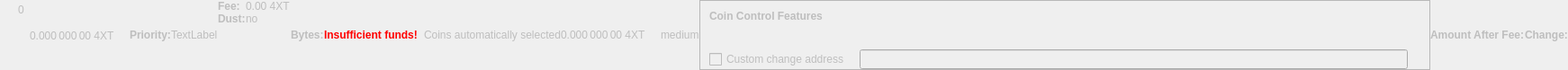
    <widget class="QWidget" name="dummyHideWidget" native="true">
     <property name="enabled">
      <bool>false</bool>
     </property>
     <property name="maximumSize">
      <size>
       <width>100</width>
       <height>22</height>
      </size>
     </property>
     <layout class="QHBoxLayout" name="dummyHideLayout">
      <property name="spacing">
       <number>0</number>
      </property>
      <property name="leftMargin">
       <number>0</number>
      </property>
      <property name="topMargin">
       <number>0</number>
      </property>
      <property name="rightMargin">
       <number>0</number>
      </property>
      <property name="bottomMargin">
       <number>0</number>
      </property>
      <item>
       <layout class="QFormLayout" name="formLayoutCoinControl1">
        <property name="horizontalSpacing">
         <number>10</number>
        </property>
        <property name="verticalSpacing">
         <number>14</number>
        </property>
        <property name="leftMargin">
         <number>10</number>
        </property>
        <property name="topMargin">
         <number>4</number>
        </property>
        <property name="rightMargin">
         <number>6</number>
        </property>
        <item row="0" column="1">
         <widget class="QLabel" name="labelCoinControlBytes">
          <property name="cursor">
           <cursorShape>IBeamCursor</cursorShape>
          </property>
          <property name="contextMenuPolicy">
           <enum>Qt::ActionsContextMenu</enum>
          </property>
          <property name="text">
           <string notr="true">0</string>
          </property>
          <property name="textInteractionFlags">
           <set>Qt::LinksAccessibleByMouse|Qt::TextSelectableByKeyboard|Qt::TextSelectableByMouse</set>
          </property>
         </widget>
        </item>
       </layout>
      </item>
      <item>
       <widget class="QLabel" name="labelCoinControlAfterFee">
        <property name="enabled">
         <bool>false</bool>
        </property>
        <property name="sizePolicy">
         <sizepolicy hsizetype="Fixed" vsizetype="Fixed">
          <horstretch>0</horstretch>
          <verstretch>0</verstretch>
         </sizepolicy>
        </property>
        <property name="minimumSize">
         <size>
          <width>111</width>
          <height>12</height>
         </size>
        </property>
        <property name="maximumSize">
         <size>
          <width>111</width>
          <height>12</height>
         </size>
        </property>
        <property name="cursor">
         <cursorShape>IBeamCursor</cursorShape>
        </property>
        <property name="contextMenuPolicy">
         <enum>Qt::ActionsContextMenu</enum>
        </property>
        <property name="text">
         <string notr="true">0.000 000 00 4XT</string>
        </property>
        <property name="textInteractionFlags">
         <set>Qt::LinksAccessibleByMouse|Qt::TextSelectableByKeyboard|Qt::TextSelectableByMouse</set>
        </property>
       </widget>
      </item>
      <item>
       <widget class="QLabel" name="labelCoinControlPriorityText">
        <property name="enabled">
         <bool>false</bool>
        </property>
        <property name="font">
         <font>
          <weight>75</weight>
          <bold>true</bold>
         </font>
        </property>
        <property name="text">
         <string>Priority:</string>
        </property>
       </widget>
      </item>
      <item>
       <layout class="QHBoxLayout" name="horizontalLayout">
        <item>
         <widget class="QLabel" name="WarningLabel">
          <property name="text">
           <string>TextLabel</string>
          </property>
         </widget>
        </item>
       </layout>
      </item>
      <item>
       <layout class="QFormLayout" name="formLayoutCoinControl3">
        <property name="horizontalSpacing">
         <number>0</number>
        </property>
        <property name="verticalSpacing">
         <number>0</number>
        </property>
        <property name="leftMargin">
         <number>0</number>
        </property>
        <property name="topMargin">
         <number>0</number>
        </property>
        <property name="rightMargin">
         <number>0</number>
        </property>
        <item row="0" column="0">
         <widget class="QLabel" name="labelCoinControlFeeText">
          <property name="enabled">
           <bool>false</bool>
          </property>
          <property name="font">
           <font>
            <weight>75</weight>
            <bold>true</bold>
           </font>
          </property>
          <property name="text">
           <string>Fee:</string>
          </property>
          <property name="margin">
           <number>0</number>
          </property>
         </widget>
        </item>
        <item row="0" column="1">
         <widget class="QLabel" name="labelCoinControlFee">
          <property name="enabled">
           <bool>false</bool>
          </property>
          <property name="cursor">
           <cursorShape>IBeamCursor</cursorShape>
          </property>
          <property name="contextMenuPolicy">
           <enum>Qt::ActionsContextMenu</enum>
          </property>
          <property name="text">
           <string notr="true">0.00 4XT</string>
          </property>
          <property name="textInteractionFlags">
           <set>Qt::LinksAccessibleByMouse|Qt::TextSelectableByKeyboard|Qt::TextSelectableByMouse</set>
          </property>
         </widget>
        </item>
        <item row="1" column="0">
         <widget class="QLabel" name="labelCoinControlLowOutputText">
          <property name="enabled">
           <bool>false</bool>
          </property>
          <property name="font">
           <font>
            <weight>75</weight>
            <bold>true</bold>
           </font>
          </property>
          <property name="text">
           <string>Dust:</string>
          </property>
         </widget>
        </item>
        <item row="1" column="1">
         <widget class="QLabel" name="labelCoinControlLowOutput">
          <property name="enabled">
           <bool>false</bool>
          </property>
          <property name="cursor">
           <cursorShape>IBeamCursor</cursorShape>
          </property>
          <property name="contextMenuPolicy">
           <enum>Qt::ActionsContextMenu</enum>
          </property>
          <property name="text">
           <string>no</string>
          </property>
          <property name="textInteractionFlags">
           <set>Qt::LinksAccessibleByMouse|Qt::TextSelectableByKeyboard|Qt::TextSelectableByMouse</set>
          </property>
         </widget>
        </item>
       </layout>
      </item>
      <item>
       <widget class="QLabel" name="labelCoinControlBytesText">
        <property name="enabled">
         <bool>false</bool>
        </property>
        <property name="font">
         <font>
          <weight>75</weight>
          <bold>true</bold>
         </font>
        </property>
        <property name="text">
         <string>Bytes:</string>
        </property>
       </widget>
      </item>
      <item>
       <layout class="QFormLayout" name="formLayoutCoinControl2">
        <property name="horizontalSpacing">
         <number>0</number>
        </property>
        <property name="verticalSpacing">
         <number>0</number>
        </property>
        <property name="leftMargin">
         <number>0</number>
        </property>
        <property name="topMargin">
         <number>0</number>
        </property>
        <property name="rightMargin">
         <number>0</number>
        </property>
       </layout>
      </item>
      <item>
       <layout class="QHBoxLayout" name="horizontalLayoutCoinControl2">
        <property name="spacing">
         <number>0</number>
        </property>
        <property name="bottomMargin">
         <number>0</number>
        </property>
       </layout>
      </item>
      <item>
       <widget class="QLabel" name="labelCoinControlInsuffFunds">
        <property name="enabled">
         <bool>false</bool>
        </property>
        <property name="minimumSize">
         <size>
          <width>0</width>
          <height>0</height>
         </size>
        </property>
        <property name="font">
         <font>
          <weight>75</weight>
          <bold>true</bold>
         </font>
        </property>
        <property name="styleSheet">
         <string notr="true">color:red;font-weight:bold;</string>
        </property>
        <property name="text">
         <string>Insufficient funds!</string>
        </property>
        <property name="margin">
         <number>5</number>
        </property>
       </widget>
      </item>
      <item>
       <layout class="QFormLayout" name="formLayoutCoinControl4">
        <property name="horizontalSpacing">
         <number>0</number>
        </property>
        <property name="verticalSpacing">
         <number>0</number>
        </property>
        <property name="leftMargin">
         <number>0</number>
        </property>
        <property name="topMargin">
         <number>0</number>
        </property>
        <property name="rightMargin">
         <number>0</number>
        </property>
       </layout>
      </item>
      <item>
       <widget class="QLabel" name="labelCoinControlChangeLabel">
        <property name="enabled">
         <bool>false</bool>
        </property>
        <property name="sizePolicy">
         <sizepolicy hsizetype="Preferred" vsizetype="Expanding">
          <horstretch>0</horstretch>
          <verstretch>0</verstretch>
         </sizepolicy>
        </property>
        <property name="minimumSize">
         <size>
          <width>0</width>
          <height>0</height>
         </size>
        </property>
        <property name="text">
         <string/>
        </property>
        <property name="margin">
         <number>3</number>
        </property>
       </widget>
      </item>
      <item>
       <widget class="QLabel" name="labelCoinControlAutomaticallySelected">
        <property name="enabled">
         <bool>false</bool>
        </property>
        <property name="sizePolicy">
         <sizepolicy hsizetype="Fixed" vsizetype="Fixed">
          <horstretch>0</horstretch>
          <verstretch>0</verstretch>
         </sizepolicy>
        </property>
        <property name="minimumSize">
         <size>
          <width>0</width>
          <height>0</height>
         </size>
        </property>
        <property name="maximumSize">
         <size>
          <width>240</width>
          <height>16777215</height>
         </size>
        </property>
        <property name="text">
         <string>Coins automatically selected</string>
        </property>
        <property name="margin">
         <number>5</number>
        </property>
       </widget>
      </item>
      <item>
       <widget class="QLabel" name="labelCoinControlChange">
        <property name="enabled">
         <bool>false</bool>
        </property>
        <property name="sizePolicy">
         <sizepolicy hsizetype="Fixed" vsizetype="Fixed">
          <horstretch>0</horstretch>
          <verstretch>0</verstretch>
         </sizepolicy>
        </property>
        <property name="minimumSize">
         <size>
          <width>111</width>
          <height>0</height>
         </size>
        </property>
        <property name="maximumSize">
         <size>
          <width>111</width>
          <height>16777215</height>
         </size>
        </property>
        <property name="cursor">
         <cursorShape>IBeamCursor</cursorShape>
        </property>
        <property name="contextMenuPolicy">
         <enum>Qt::ActionsContextMenu</enum>
        </property>
        <property name="text">
         <string notr="true">0.000 000 00 4XT</string>
        </property>
        <property name="textInteractionFlags">
         <set>Qt::LinksAccessibleByMouse|Qt::TextSelectableByKeyboard|Qt::TextSelectableByMouse</set>
        </property>
       </widget>
      </item>
      <item>
       <widget class="QLabel" name="labelCoinControlPriority">
        <property name="enabled">
         <bool>false</bool>
        </property>
        <property name="cursor">
         <cursorShape>IBeamCursor</cursorShape>
        </property>
        <property name="contextMenuPolicy">
         <enum>Qt::ActionsContextMenu</enum>
        </property>
        <property name="text">
         <string>medium</string>
        </property>
        <property name="textInteractionFlags">
         <set>Qt::LinksAccessibleByMouse|Qt::TextSelectableByKeyboard|Qt::TextSelectableByMouse</set>
        </property>
       </widget>
      </item>
      <item>
       <widget class="QFrame" name="frameCoinControl">
        <property name="sizePolicy">
         <sizepolicy hsizetype="Expanding" vsizetype="Expanding">
          <horstretch>0</horstretch>
          <verstretch>0</verstretch>
         </sizepolicy>
        </property>
        <property name="maximumSize">
         <size>
          <width>16777215</width>
          <height>16777215</height>
         </size>
        </property>
        <property name="frameShape">
         <enum>QFrame::StyledPanel</enum>
        </property>
        <property name="frameShadow">
         <enum>QFrame::Sunken</enum>
        </property>
        <layout class="QVBoxLayout" name="verticalLayoutCoinControl2_2">
         <property name="spacing">
          <number>0</number>
         </property>
         <property name="leftMargin">
          <number>0</number>
         </property>
         <property name="topMargin">
          <number>0</number>
         </property>
         <property name="rightMargin">
          <number>0</number>
         </property>
         <property name="bottomMargin">
          <number>0</number>
         </property>
         <item>
          <layout class="QVBoxLayout" name="verticalLayoutCoinControl" stretch="0,0,0,1">
           <property name="spacing">
            <number>0</number>
           </property>
           <property name="leftMargin">
            <number>10</number>
           </property>
           <property name="topMargin">
            <number>10</number>
           </property>
           <item>
            <layout class="QHBoxLayout" name="horizontalLayoutCoinControl1">
             <property name="bottomMargin">
              <number>15</number>
             </property>
             <item>
              <widget class="QLabel" name="labelCoinControlFeatures">
               <property name="enabled">
                <bool>false</bool>
               </property>
               <property name="sizePolicy">
                <sizepolicy hsizetype="Preferred" vsizetype="Maximum">
                 <horstretch>0</horstretch>
                 <verstretch>0</verstretch>
                </sizepolicy>
               </property>
               <property name="font">
                <font>
                 <weight>75</weight>
                 <bold>true</bold>
                </font>
               </property>
               <property name="styleSheet">
                <string notr="true">font-weight:bold;</string>
               </property>
               <property name="text">
                <string>Coin Control Features</string>
               </property>
              </widget>
             </item>
            </layout>
           </item>
           <item>
            <widget class="QWidget" name="widgetCoinControl" native="true">
             <property name="sizePolicy">
              <sizepolicy hsizetype="Preferred" vsizetype="Preferred">
               <horstretch>0</horstretch>
               <verstretch>0</verstretch>
              </sizepolicy>
             </property>
             <property name="minimumSize">
              <size>
               <width>0</width>
               <height>0</height>
              </size>
             </property>
             <property name="styleSheet">
              <string notr="true"/>
             </property>
             <layout class="QHBoxLayout" name="horizontalLayoutCoinControl5_2">
              <property name="leftMargin">
               <number>0</number>
              </property>
              <property name="topMargin">
               <number>0</number>
              </property>
              <property name="rightMargin">
               <number>0</number>
              </property>
              <property name="bottomMargin">
               <number>0</number>
              </property>
              <item>
               <layout class="QHBoxLayout" name="horizontalLayoutCoinControl3">
                <property name="spacing">
                 <number>20</number>
                </property>
                <property name="topMargin">
                 <number>0</number>
                </property>
                <property name="bottomMargin">
                 <number>10</number>
                </property>
               </layout>
              </item>
             </layout>
            </widget>
           </item>
           <item>
            <layout class="QHBoxLayout" name="horizontalLayoutCoinControl4" stretch="0,0,0">
             <property name="spacing">
              <number>12</number>
             </property>
             <property name="sizeConstraint">
              <enum>QLayout::SetDefaultConstraint</enum>
             </property>
             <property name="topMargin">
              <number>5</number>
             </property>
             <property name="rightMargin">
              <number>5</number>
             </property>
             <item>
              <widget class="QCheckBox" name="checkBoxCoinControlChange">
               <property name="enabled">
                <bool>false</bool>
               </property>
               <property name="toolTip">
                <string>If this is activated, but the change address is empty or invalid, change will be sent to a newly generated address.</string>
               </property>
               <property name="text">
                <string>Custom change address</string>
               </property>
              </widget>
             </item>
             <item>
              <widget class="QValidatedLineEdit" name="lineEditCoinControlChange">
               <property name="enabled">
                <bool>false</bool>
               </property>
               <property name="sizePolicy">
                <sizepolicy hsizetype="Expanding" vsizetype="Fixed">
                 <horstretch>0</horstretch>
                 <verstretch>0</verstretch>
                </sizepolicy>
               </property>
              </widget>
             </item>
             <item>
              <widget class="QLabel" name="labelCoinControlChangeLabel_2">
               <property name="sizePolicy">
                <sizepolicy hsizetype="Preferred" vsizetype="Expanding">
                 <horstretch>0</horstretch>
                 <verstretch>0</verstretch>
                </sizepolicy>
               </property>
               <property name="minimumSize">
                <size>
                 <width>0</width>
                 <height>0</height>
                </size>
               </property>
               <property name="text">
                <string/>
               </property>
               <property name="margin">
                <number>3</number>
               </property>
              </widget>
             </item>
            </layout>
           </item>
           <item>
            <spacer name="verticalSpacerCoinControl">
             <property name="orientation">
              <enum>Qt::Vertical</enum>
             </property>
             <property name="sizeHint" stdset="0">
              <size>
               <width>800</width>
               <height>1</height>
              </size>
             </property>
            </spacer>
           </item>
          </layout>
         </item>
        </layout>
       </widget>
      </item>
      <item>
       <widget class="QLabel" name="labelCoinControlAfterFeeText">
        <property name="enabled">
         <bool>false</bool>
        </property>
        <property name="minimumSize">
         <size>
          <width>0</width>
          <height>0</height>
         </size>
        </property>
        <property name="maximumSize">
         <size>
          <width>16777215</width>
          <height>16777215</height>
         </size>
        </property>
        <property name="font">
         <font>
          <weight>75</weight>
          <bold>true</bold>
         </font>
        </property>
        <property name="text">
         <string>Amount After Fee:</string>
        </property>
        <property name="alignment">
         <set>Qt::AlignLeading|Qt::AlignLeft|Qt::AlignVCenter</set>
        </property>
        <property name="margin">
         <number>0</number>
        </property>
       </widget>
      </item>
      <item>
       <widget class="QLabel" name="labelCoinControlChangeText">
        <property name="enabled">
         <bool>false</bool>
        </property>
        <property name="sizePolicy">
         <sizepolicy hsizetype="Preferred" vsizetype="Preferred">
          <horstretch>0</horstretch>
          <verstretch>0</verstretch>
         </sizepolicy>
        </property>
        <property name="minimumSize">
         <size>
          <width>0</width>
          <height>0</height>
         </size>
        </property>
        <property name="maximumSize">
         <size>
          <width>16777215</width>
          <height>16777215</height>
         </size>
        </property>
        <property name="font">
         <font>
          <weight>75</weight>
          <bold>true</bold>
         </font>
        </property>
        <property name="text">
         <string>Change:</string>
        </property>
        <property name="alignment">
         <set>Qt::AlignLeading|Qt::AlignLeft|Qt::AlignVCenter</set>
        </property>
       </widget>
      </item>
     </layout>
    </widget>
